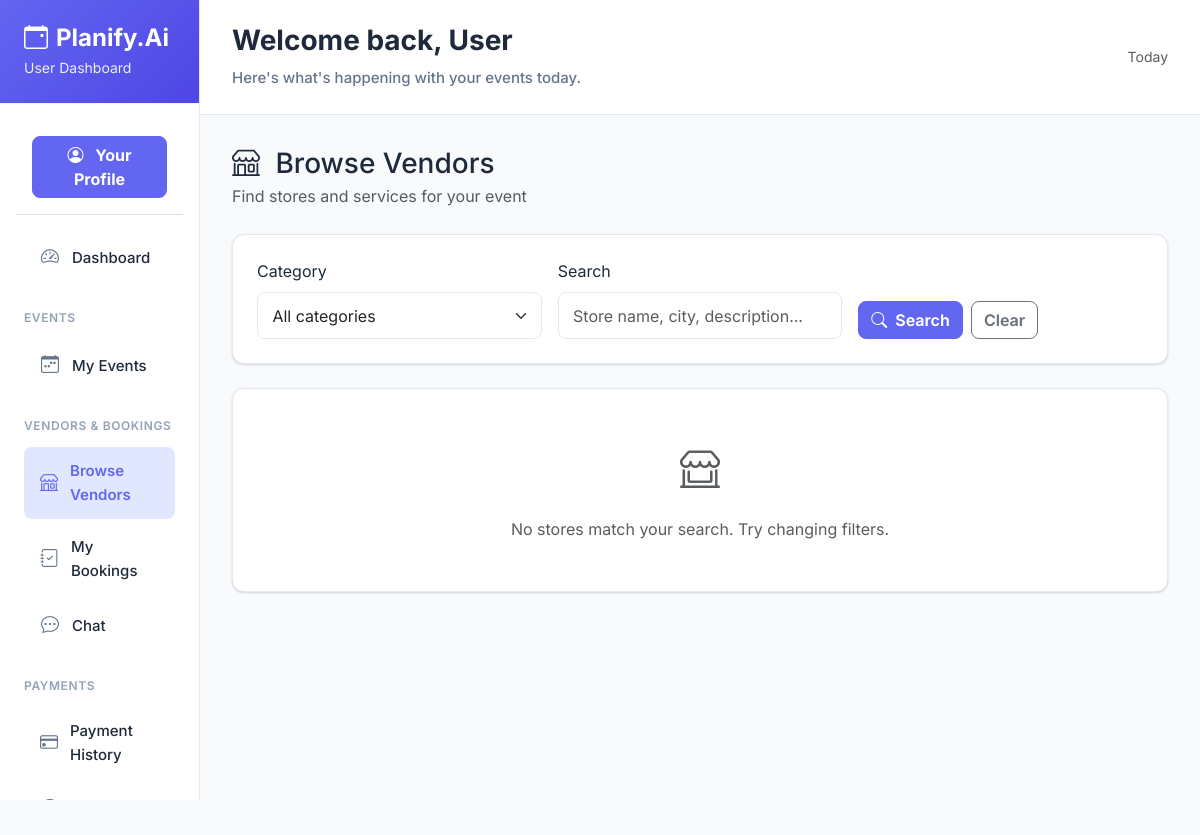
Before: /vendor/stores/ with the older database file.
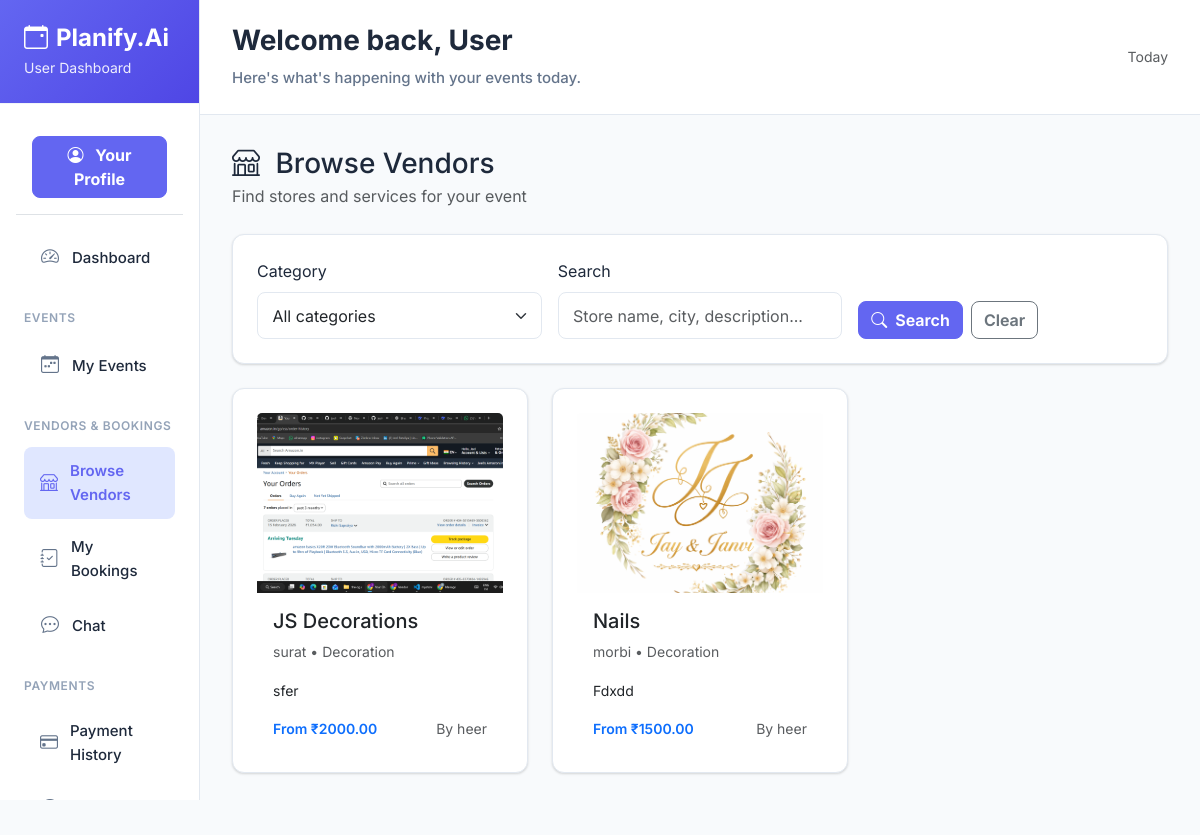
After: the same page with the newer database file.
### vendor/models.py (models this page shows, shortened)
class Store(models.Model):
    vendor = models.ForeignKey(User, on_delete=models.CASCADE, limit_choices_to={'role__name__iexact': 'vendor'})
    store_name = models.CharField(max_length=200)
    description = models.TextField()
    phone = models.CharField(max_length=20, null=True, blank=True)
    category = models.ForeignKey(category, on_delete=models.CASCADE)
    address = models.TextField()
    city = models.CharField(max_length=100)
    price_start = models.DecimalField(max_digits=10, decimal_places=2)
    profile_image = models.ImageField(upload_to='store_images/', null=True, blank=True)
    created_at = models.DateTimeField(auto_now_add=True)
    updated_at = models.DateTimeField(auto_now=True)
    status = models.BooleanField(default=True)  # active/inactive

class category(models.Model):
    name = models.CharField(max_length=100)

### account/models.py (models this page shows, shortened)
class User(models.Model):
    fullname = models.CharField(max_length=255)
    email = models.EmailField(unique=True)
    mobile = models.CharField(max_length=15, unique=True, null=True, blank=True)
    password = models.CharField(max_length=255, blank=True, null=True)
    is_active = models.BooleanField(default=False)   # ✅ added
    email_verified = models.BooleanField(default=False)
    role = models.ForeignKey(Role, on_delete=models.CASCADE)
    business_logo = models.ImageField(upload_to='vendor_logos/', null=True, blank=True)
    created_at = models.DateTimeField(auto_now_add=True)
    updated_at = models.DateTimeField(auto_now=True)

### vendor/views.py (the view)
# urls.py: path('stores/', views.stores_list, name='stores_list'),
def stores_list(request):
    stores = Store.objects.filter(status=True).select_related('vendor', 'category').order_by('store_name')
    return render(request, 'user/stores_list.html', {
        'stores': stores,
    })

### event/context_processors.py (called while the page is built)
def global_app_info(request):
    return {
        'APP_NAME': 'Planify.Ai',
        'APP_LOGO_TEXT': 'PA',                 # Text logo (initials)
        'APP_LOGO_IMAGE': '/static/images/LOGO.png',   # Image logo (inside static/)
    }

def vendor_stores(request):
    try:
        from vendor.models import Store
        stores = Store.objects.filter(status=True).order_by('store_name')
    except Exception:
        stores = []
    return {
        'all_stores': stores
    }

def unread_counts(request):
    user_id = None
    try:
        user_id = request.session.get('user_id')
    except Exception:
        user_id = None
    unread_notifications = 0
    try:
        if user_id:
            from user.models import Notification
            unread_notifications = Notification.objects.filter(user_id=user_id, is_read=False).count()
    except Exception:
        unread_notifications = 0
    return {
        'unread_notifications': unread_notifications,
    }

### template/user/stores_list.html (shortened to what this page needs)
{% extends 'user/base.html' %}
{% load static %}
{% block content %}
<div class="d-flex justify-content-between align-items-center mb-4">
    <div>
        <h3 class="mb-1"><i class="bi bi-shop me-2"></i> Browse Vendors</h3>
        <p class="text-muted mb-0">Find stores and services for your event</p>
    </div>
</div>
<div class="card-box mb-4">
    <form method="get" class="row g-3">
        <div class="col-md-4">
            <label class="form-label">Category</label>
            <select name="category" class="form-select">
                <option value="">All categories</option>
            </select>
        </div>
        <div class="col-md-4">
            <label class="form-label">Search</label>
            <input type="text" name="search" class="form-control" placeholder="Store name, city, description..." value="{{ search }}">
        </div>
        <div class="col-md-4 d-flex align-items-end gap-2">
            <button type="submit" class="btn btn-primary"><i class="bi bi-search me-1"></i> Search</button>
            <a href="{% url 'user:stores_list' %}" class="btn btn-outline-secondary">Clear</a>
        </div>
    </form>
</div>
<div class="row g-4">
    {% for store in stores %}
    <div class="col-md-6 col-lg-4">
        <a href="{% url 'user:store_detail' store.id %}" class="text-decoration-none text-dark">
        <div class="card h-100 card-box">
            {% if store.profile_image %}
            <img src="{{ store.profile_image.url }}" class="card-img-top" alt="{{ store.store_name }}" style="height: 180px; object-fit: cover;" onerror="this.onerror=null;this.src='{% static "images/placeholder.svg" %}';">
            {% else %}
            <div class="card-img-top bg-light d-flex align-items-center justify-content-center" style="height: 180px;">
                <i class="bi bi-shop fs-1 text-muted"></i>
            </div>
            {% endif %}
            <div class="card-body">
                <h5 class="card-title">{{ store.store_name }}</h5>
                <p class="card-text small text-muted">{{ store.city }} • {{ store.category.name }}</p>
                <p class="card-text small">{{ store.description|truncatechars:100 }}</p>
            </div>
            <div class="card-footer bg-transparent border-0 pt-0 d-flex justify-content-between align-items-center">
                <small class="text-primary fw-semibold">From ₹{{ store.price_start }}</small>
                <small class="text-muted">By {{ store.vendor.fullname }}</small>
            </div>
        </div>
        </a>
    </div>
    {% empty %}
    <div class="col-12">
        <div class="card-box text-center py-5">
            <i class="bi bi-shop-window fs-1 text-muted"></i>
            <p class="mt-3 mb-0 text-muted">No stores match your search. Try changing filters.</p>
        </div>
    </div>
    {% endfor %}
</div>
{% endblock %}

### template/user/base.html (shortened to what this page needs)
{% load static %}
<!DOCTYPE html>
<html lang="en">
<head>
    <link href="https://cdn.jsdelivr.net/npm/bootstrap@5.3.2/dist/css/bootstrap.min.css" rel="stylesheet">
    <link href="https://cdn.jsdelivr.net/npm/bootstrap-icons@1.11.1/font/bootstrap-icons.css" rel="stylesheet">
    <link rel="stylesheet" href="{% static 'css/app.css' %}">
    <link rel="stylesheet" href="{% static 'css/user.css' %}">
</head>
<body>
    <div class="container-fluid p-0">
        <div class="row g-0">
            {% include 'user/include/sidebar.html' %}
            <div class="col-lg-9 col-xl-10">
                {% include 'user/include/header.html' %}
                <div class="main-content fade-in">
                    {% block content %}{% endblock %}
                </div>
            </div>
        </div>
    </div>
</body>
</html>

### template/user/include/sidebar.html (shortened to what this page needs)
{% load static %}
<div class="col-lg-3 col-xl-2 p-0">
    <div class="sidebar-container">
        <div class="admin-brand">
            <h3><i class="bi bi-calendar-event me-2"></i>{{ APP_NAME }}</h3>
            <p>User Dashboard</p>
        </div>
        <div class="p-3">
            <div class="p-3 border-bottom mb-3">
                <a href="{% url 'user:user_details' %}" class="btn btn-primary w-100 fw-bold">
                    <i class="bi bi-person-circle me-2"></i> Your Profile
                </a>
            </div>
            <a href="{% url 'user:user_dashboard' %}" class="nav-link-custom {% if request.resolver_match.url_name == 'user_dashboard' %}active{% endif %}">
                <i class="bi bi-speedometer2"></i> Dashboard
            </a>
            <div class="nav-divider">Events</div>
            <a href="{% url 'user:user_events' %}" class="nav-link-custom {% if request.resolver_match.url_name in 'user_events event_create event_edit' %}active{% endif %}">
                <i class="bi bi-calendar-week"></i> My Events
            </a>
            <div class="nav-divider">Vendors & Bookings</div>
            <a href="{% url 'user:stores_list' %}" class="nav-link-custom {% if request.resolver_match.url_name in 'stores_list store_detail' %}active{% endif %}">
                <i class="bi bi-shop"></i> Browse Vendors
            </a>
            <a href="{% url 'user:user_bookings' %}" class="nav-link-custom {% if request.resolver_match.url_name == 'user_bookings' %}active{% endif %}">
                <i class="bi bi-journal-check"></i> My Bookings
            </a>
            <a href="{% url 'user:user_chat' %}" class="nav-link-custom {% if request.resolver_match.url_name in 'user_chat user_chat_detail' %}active{% endif %}">
                <i class="bi bi-chat-dots"></i> Chat
            </a>
            <div class="nav-divider">Payments</div>
            <a href="{% url 'user:user_payments' %}" class="nav-link-custom {% if request.resolver_match.url_name in 'user_payments make_payment' %}active{% endif %}">
                <i class="bi bi-credit-card"></i> Payment History
            </a>
            <a href="{% url 'user:payment_success' %}" class="nav-link-custom {% if request.resolver_match.url_name == 'payment_success' %}active{% endif %}">
                <i class="bi bi-check-circle"></i> Successful
            </a>
        </div>
    </div>
</div>

### template/user/include/header.html (shortened to what this page needs)
<div class="dashboard-header">
    <div class="d-flex justify-content-between align-items-center">
        <div>
            <h2>Welcome back, {{ user.fullname|default:"User" }}</h2>
            <p>Here's what's happening with your events today.</p>
        </div>
        <div class="d-flex align-items-center gap-3">
            <div class="text-end">
                <small class="text-muted d-block">Today</small>
            </div>
        </div>
    </div>
</div>

### static/css/app.css (style rules this page uses)
:root { --primary: #6366f1; --primary-light: #e0e7ff; --primary-dark: #4f46e5; --success: #10b981; --success-light: #d1fae5; --warning: #f59e0b; --warning-light: #fef3c7; --danger: #ef4444; --danger-light: #fee2e2; --info: #06b6d4; --info-light: #cffafe; --bg-primary: #ffffff; --bg-secondary: #f8fafc; --bg-tertiary: #f1f5f9; --text-primary: #0f172a; --text-secondary: #64748b; --text-light: #94a3b8; --border: #e2e8f0; --border-light: #f1f5f9; --shadow-sm: 0 1px 2px rgba(0, 0, 0, 0.05); --shadow: 0 1px 3px rgba(0, 0, 0, 0.10), 0 1px 2px rgba(0, 0, 0, 0.06); --shadow-md: 0 8px 20px rgba(15, 23, 42, 0.10); --radius: 12px; --radius-sm: 10px; }
* { box-sizing: border-box; }
body { font-family: 'Inter', -apple-system, BlinkMacSystemFont, 'Segoe UI', Roboto, Arial, sans-serif; background: var(--bg-secondary); color: var(--text-primary); -webkit-font-smoothing: antialiased; -moz-osx-font-smoothing: grayscale; }
.sidebar-container { min-height: 100vh; background: var(--bg-primary); border-right: 1px solid var(--border); position: sticky; top: 0; height: 100vh; overflow-y: auto; }
.admin-brand { padding: 1.5rem; border-bottom: 1px solid var(--border-light); background: linear-gradient(135deg, var(--primary) 0%, var(--primary-dark) 100%); color: white; }
.admin-brand h3 { font-size: 1.5rem; font-weight: 800; margin: 0; color: #fff; }
.admin-brand p { margin: 0.25rem 0 0; color: rgba(255,255,255,.9); font-size: .875rem; }
.nav-divider { font-size: .72rem; color: var(--text-light); margin: 1.25rem .5rem .65rem; text-transform: uppercase; font-weight: 700; letter-spacing: .06em; }
.nav-link-custom { display: flex; align-items: center; padding: .75rem 1rem; color: var(--text-primary); border-radius: var(--radius-sm); text-decoration: none; margin: .25rem .5rem; transition: all .18s ease; font-weight: 600; font-size: .94rem; }
.nav-link-custom i { margin-right: .75rem; width: 22px; text-align: center; font-size: 1.1rem; color: var(--text-secondary); }
.nav-link-custom.active { background: var(--primary-light); color: var(--primary); }
.nav-link-custom.active i { color: var(--primary); }
.dashboard-header { background: var(--bg-primary); padding: 1.25rem 1.75rem; border-bottom: 1px solid var(--border); }
.dashboard-header h2 { font-size: 1.65rem; font-weight: 800; margin: 0; }
.dashboard-header p { margin: .4rem 0 0; color: var(--text-secondary); font-weight: 500; }
.main-content { padding: 1.75rem; background: var(--bg-secondary); min-height: calc(100vh - 74px); }
.card-box { background: var(--bg-primary); border-radius: var(--radius); padding: 1.25rem; box-shadow: var(--shadow); border: 1px solid var(--border); }
.btn { border-radius: var(--radius-sm); font-weight: 650; }
.btn-primary { background: var(--primary); border-color: var(--primary); }
.form-control, .form-select { border-radius: var(--radius-sm); border: 1px solid var(--border); padding: .65rem .9rem; }
.fade-in { animation: fadeIn .25s ease; }

Changed rows visible on the page:
added Store: profile_image (picture), store_name "JS Decorations", city "surat", category.name "Decoration", description "sfer", price_start "2000.00", vendor.fullname "heer"
added Store: profile_image (picture), store_name "Nails", city "morbi", category.name "Decoration", description "Fdxdd", price_start "1500.00", vendor.fullname "heer"
Other visible differences:
text no longer shown: "No stores match your search. Try changing filters."
